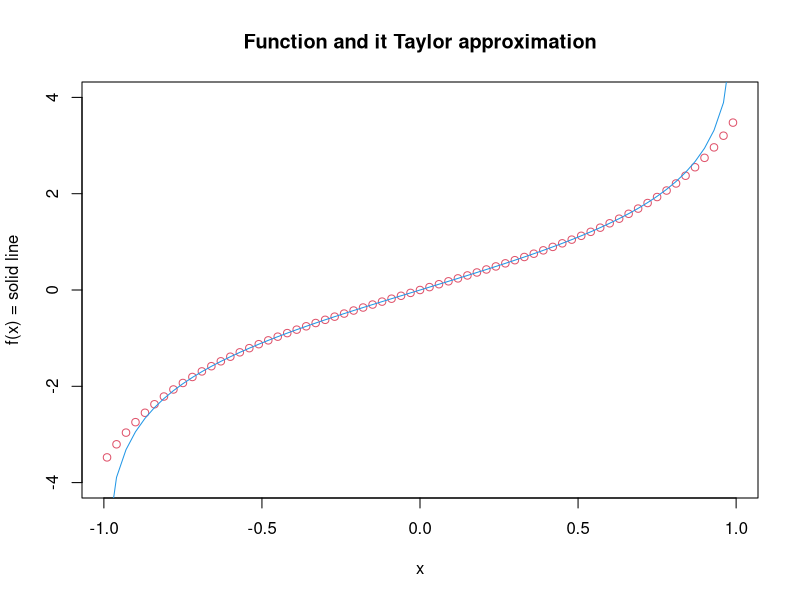

Reproduce this figure in R. (Note: this script raises an error after producing the figure.)
#exercise 1 ------------------------------------------------------------------
geometric = function(r, n){
  p = c(0:n)
  s = c(sum(r^p))
  cat(s)
}
geometric(1.03, 10)

#exercise 2 ------------------------------------------------------------------
Euler = function(n){
  b = c(1:n)
  s = (sum(b^(-2)))
  g = pi^2/6
  #cat(s)
  cat(sprintf("pi^2/6 is %6.4f \nThe sum of the first %2d terms is %6.4f", g, n, s))
}
Euler(50)

#exercise 3 ------------------------------------------------------------------
?set.seed

set.seed(321)
x = matrix(sample(1:30, 3*5, replace = T), 3, 5); x
maxmat = function(mat){
  r = dim(mat)[1]
  c = dim(mat)[2]
  cmax = 0
  maxcol = c()
  for(j in 1:c){
    cmax = 0
    for(i in 1:r){
      col = x[i,j]
      if(col > cmax ){
        cmax = col
      }
    }
    maxcol = c(maxcol, cmax)
  }
  #
  maxrow = c()
  for(i in 1:r){
    rmax = 0
    for(j in 1:c){
      row = x[i,j]
      if(row > rmax ){
        rmax = row
      }
    }
    maxrow = c(maxrow, rmax)
  }
  #
  xmax = 0
  maxtot = c()
  for(i in 1:r){
    for(j in 1:c){
      coo = x[i,j]
      if(coo > xmax ){
        xmax = coo
      }
    }
  }
  maxtot = c(maxtot, xmax)
  #
  a = list("maxcol" = maxcol, "maxrow" = maxrow, "maxtot" = maxtot)
  return(a)
} 
results = maxmat(x)
results


#exercise 4 -------------------------------------------------------------------
areatri = function(x1, y1, x2, y2, x3, y3){
  dist = function(x1, y1, x2, y2){
    return(sqrt((x1-x2)^2 + (y1-y2)^2))
  }
  a = dist(x1, y1, x2, y2)
  b = dist(x1, y1, x3, y3)
  c = dist(x2, y2, x3, y3)
  s = (a + b + c)/2
  area = sqrt(s*(s-a)*(s-b)*(s-c))
  return(area)
}
areatri(0, 0, 4, 0, 4, 3)

#exercise 5 -------------------------------------------------------------------
Approx = function (x, M){
  a = 0
  x = seq(-0.99, 0.99, by = 0.03)
  for(i in 1: M){
    b = (x^(2*i-1))/(2*i - 1)
    a = a + b
  }
  return(2*a)
}
Approx(-1:1, 4)

werkelijk = function(x){
  x = seq(-0.99, 0.99, by = 0.03)
  b = log((1+x)/(1-x))
  return(b)
}

#b
x = seq(-0.99, 0.99, by = 0.03)
plot(x, Approx(-1:1, 5), col = 2, lty = 3, main = "Function and it Taylor approximation", xlim = c(-0.99, 0.99), 
     xlab = "x", ylab = "f(x) = solid line", ylim = c(-4, 4))
lines(x, werkelijk(-1:1), col = 4)

#c
table = data.frame(x=x[1:6],
                  Taylor = c(werkelijk(x[1:6])),
                  log = c(Approx(x[1:6], 5)))
table

#d
cat('log((1+x)/(1-x))~2(');
for(n in 1:M){
  cat( sprintf('x^%d/%d',(2*n-1),(2*n-1)) )
  if(n<M)
    cat('+')
  else
    cat(')\n')
}